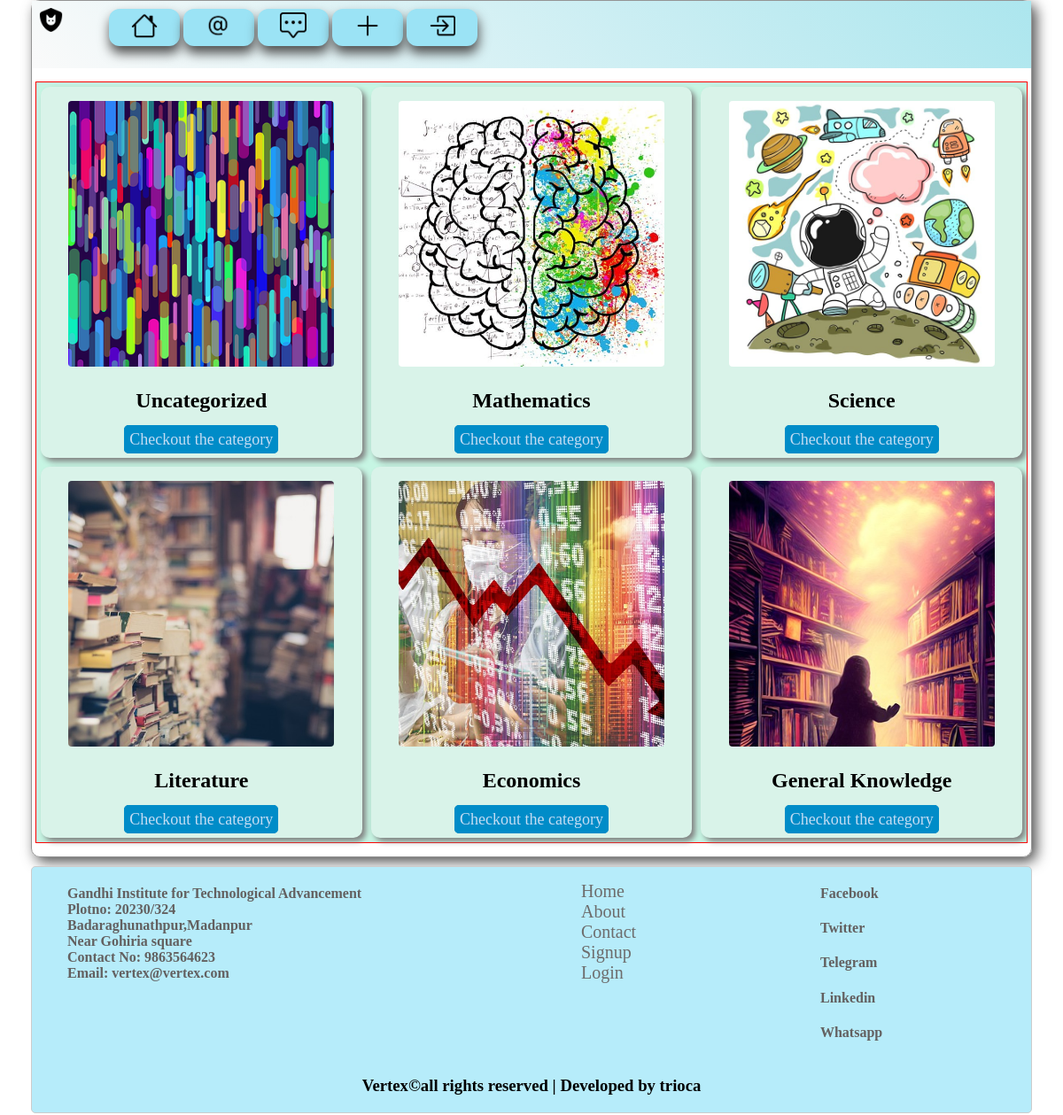
The page /category/ on the database its author committed.
### Point/models.py (models this page shows, shortened)
class Category(models.Model):
    sl_no=models.AutoField(primary_key=True)
    name=models.CharField(max_length=100,default="No Name")
    number_of_questions=models.IntegerField(default=10)
    time=models.IntegerField(help_text="duration of the quiz in minutes.",default=1)
    required_score=models.IntegerField(help_text="required score to pass the quiz.",default=60)
    cat=models.CharField(max_length=50)
    cat_img=models.ImageField(upload_to="static/category_media",blank=True)
    parent=models.ForeignKey('self',on_delete=models.CASCADE,null=True,blank=True)
    class Meta:
        verbose_name_plural='Categories'

### Point/views.py (the view)
# urls.py: path('category/',views.cat,name="category"),
def cat(request):
    allcat=Category.objects.all()
    context={"categories":allcat}
    return render(request,'Point/category.html',context)

### templates/Point/category.html (shortened to what this page needs)
{% extends 'base.html' %}
{% block body %}
<div id="body-container">
    <div class="body-grid">
    {% for category in categories %}
        <div class="body-item">
            <div class="cat-item">
                <div class="cat-img">
                    <img  src="/{{category.cat_img}}" alt="NO IMAGE">
                </div>
                <div>
                    <h2>{{category.cat}}</h2>
                    <a href="/{{category.cat}}">Checkout the category</a>
                </div>
            </div>
        </div>
    {% endfor %}
    </div>
</div>
{% endblock body %}

### templates/base.html (shortened to what this page needs)
<!DOCTYPE html>
<html lang="en">
<head>
    <link rel="stylesheet" href="/static/css/base.css">
</head>
<body>
    <div class="container">
        <div id="nav-container">
            <nav id="nav">
                <img id="logo" src="/static/media/logo.png" width='27px' height='27px' alt="not">
                <ul class="navbar">
                    <li><a class="active" href="/" title="Home"><img src="/static/media/home.png" alt="Home" height=30px
                                width=30px></a></li>
                    <li><a href="/about" title="About us"><img src="/static/media/about.png" alt="About" height=30px
                                width=30px></a></li>
                    <li><a href="/contact" title="Contact us"><img src="/static/media/contact.png" alt="Contact"
                                height=30px width=30px></a></li>
                    <li><a href="/signup" title="Signup"><img src="/static/media/signup.png" alt="Signup" height=30px
                                width=30px></a></li>
                    <li><a href="/login" title="Login"><img src="/static/media/login.png" alt="Login" width=30px
                                height=30px></a></li>
                </ul>
            </nav>
        </div>
        {% block body %}
        {% endblock body %}
    </div>
    <div id="foot">
        <footer>
            <div id="foot-grid">
                <div class="foot-item" id="foot-left">
                    <h4>Gandhi Institute for Technological Advancement </br>
                        Plotno: 20230/324 </br>
                        Badaraghunathpur,Madanpur </br>
                        Near Gohiria square </br>
                        Contact No: 9863564623 </br>
                        Email: vertex@vertex.com</h4>
                </div>
                <div class="foot-item">
                    <ul id="foot-menu">
                        <li><a href="/" title="Home">Home</a></li>
                        <li><a href="/about" title="About us">About</a></li>
                        <li><a href="/contact" title="Contact us">Contact</a></li>
                        <li><a href="/signup" title="Signup">Signup</a></li>
                        <li><a href="/login" title="Login">Login</a></li>
                    </ul>
                </div>
                <div class="foot-item" id="foot-right">
                    <h4>Facebook</h4>
                    <h4>Twitter</h4>
                    <h4>Telegram</h4>
                    <h4>Linkedin</h4>
                    <h4>Whatsapp</h4>
                </div>
            </div>
            <center>
                <div>
                    <h3>Vertex©all rights reserved | Developed by trioca</h3>
                </div>
            </center>
        </footer>
    </div>
</body>
</html>

### static/css/base.css (style rules this page uses)
body { margin: 0; padding: 0; background-color: rgb(255, 255, 255); }
.container { width: 94%; margin:auto; border: 1px solid rgb(148, 148, 148); border-radius: 10px; box-shadow: 5px 5px 15px rgb(78, 78, 78); min-height: 35rem; }
#nav-container { background-image: linear-gradient(45deg,rgb(250, 250, 250),rgb(172, 230, 238)); padding-bottom:25px ; }
.navbar a { text-decoration: none; background-color: #9be3f5; box-shadow: 1px 8px 13px rgb(78, 78, 78); display: inline-block; padding: 4px 25px; border-radius: 12px; margin: auto; }
.navbar { list-style: none; display: inline; }
.navbar li { display: inline; text-align: center; margin: auto; }
#logo { display: inline; margin: 8px; }
#foot-grid { display:grid; grid-template-columns: auto auto auto; }
.foot-item { padding-left: 40px; }
#foot-menu>li { list-style: none; }
#foot-menu a { text-decoration: none; color: rgb(109, 108, 108); font-size: 20px; font-weight: 500; }
#foot { width:94%; margin: auto; background-color: #b6ecfa; border: 1px solid rgb(204, 204, 204); border-radius: 5px; margin-top: 10px; margin-bottom:2px; }
#foot-left { color: rgb(99, 96, 96); }
#foot-right { color: rgb(99, 96, 96); }

### rows shown on the page
Category: cat_img (picture), cat "Uncategorized"
Category: cat_img (picture), cat "Mathematics"
Category: cat_img (picture), cat "Science"
Category: cat_img (picture), cat "Literature"
Category: cat_img (picture), cat "Economics"
Category: cat_img (picture), cat "General Knowledge"
